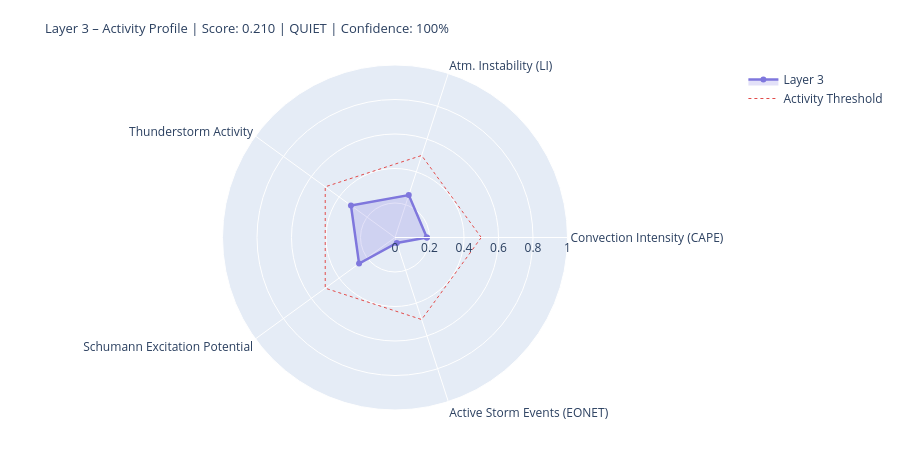

The notebook cell this image was saved under:
### Markdown cell above
---
## 4. State Assessment & Handoff to Layer 4/5

### Code cell
# ============================================================
# LAYER-3-SCORE
# Five dynamic components
# ============================================================

def norm(v, lo, hi):
    if v is None or (isinstance(v, float) and math.isnan(v)): return None
    return round(max(0.0, min(1.0, (v - lo) / (hi - lo))), 4)

# --- 1) Convection intensity (global CAPE mean) ---
cape_mean = df_atm['cape'].dropna().mean() if not df_atm.empty else None
conv_score = norm(cape_mean, 0, 3000)
conv_src   = 'primary' if cape_mean is not None else 'missing'

# --- 2) Atmospheric instability (LI mean) ---
li_mean   = df_atm['li'].dropna().mean() if not df_atm.empty else None
# Negative LI = unstable → higher score
instab_score = norm(-li_mean if li_mean is not None else None, -6, 6)
instab_src   = 'primary' if li_mean is not None else 'missing'

# --- 3) Thunderstorm activity (mean thunder score + WMO count) ---
thunder_mean = df_atm['thunder_score'].mean() if not df_atm.empty else None
n_thunder    = int(df_atm['thunderstorm'].sum()) if not df_atm.empty else 0
thunder_score_val = norm(
    (thunder_mean or 0) * 0.7 + n_thunder * 0.1, 0, 1.0
) if thunder_mean is not None else None
thunder_src = 'primary'

# --- 4) Schumann excitation potential (weighted Schumann contribution) ---
schumann_pot = df_atm['schumann_contribution'].mean() if not df_atm.empty else None
# Boosted by Layer-2 thunderstorm trigger
if schumann_pot is not None and l2_thunder:
    schumann_pot = min(1.0, schumann_pot * 1.2)
schumann_score = norm(schumann_pot, 0, 1.0) if schumann_pot is not None else None
schumann_src   = 'derived'

# --- 5) Storm activity (NASA EONET) ---
# Distinction: None = data not loaded, 0.0 = loaded but no events
storm_score = None
storm_src   = 'missing'
if raw.get('storms') is not None:          # API reached successfully
    storm_score = norm(len(storm_events), 0, 30) if storm_events else 0.0
    storm_src   = 'primary'

# X-Ray and Kp: context only, not in dynamic score
# (X-Ray = Layer-0/4 driver; Kp = geomagnetic index, not a lightning proxy)
xray_context = None
if raw.get('xray'):
    df_xc = pd.DataFrame(raw['xray'])
    fc = next((c for c in df_xc.columns
               if any(k in c.lower() for k in ['flux','long']) and 'time' not in c.lower()),
              df_xc.columns[1])
    df_xc[fc] = pd.to_numeric(df_xc[fc], errors='coerce')
    xray_last = df_xc[fc].dropna().iloc[-1] if not df_xc[fc].dropna().empty else None
    if xray_last:
        xray_class = ('X' if xray_last>=1e-4 else 'M' if xray_last>=1e-5
                      else 'C' if xray_last>=1e-6 else 'B')
        xray_context = {'flux': float(xray_last), 'class': xray_class}
        print(f'X-Ray context: {xray_class}-class ({xray_last:.2e} W/m²)')

# --- Aggregate ---
COMPONENTS = {
    'Convection Intensity (CAPE)':  {'score': conv_score,       'source': conv_src,    'dynamic': True},
    'Atm. Instability (LI)':         {'score': instab_score,     'source': instab_src,  'dynamic': True},
    'Thunderstorm Activity':              {'score': thunder_score_val, 'source': thunder_src, 'dynamic': True},
    'Schumann Excitation Potential':   {'score': schumann_score,   'source': schumann_src,'dynamic': True},
    'Active Storm Events (EONET)': {'score': storm_score,      'source': storm_src,   'dynamic': True},
}

available   = {k: v['score'] for k, v in COMPONENTS.items() if v['score'] is not None}
unavailable = [k for k, v in COMPONENTS.items() if v['score'] is None]
layer3_score = round(sum(available.values()) / len(available), 4) if available else None
confidence   = round(len(available) / len(COMPONENTS), 2)
level = ('unknown' if layer3_score is None
         else 'quiet'   if layer3_score < 0.3
         else 'moderate' if layer3_score < 0.6
         else 'active')
dominant_l3 = max(available, key=available.get) if available else 'none'

# --- Ausgabe ---
W = 68
print('=' * W)
print('LAYER 3 – ATMOSPHERE / WEATHER / THUNDERSTORMS – STATE ASSESSMENT')
print('=' * W)
for name, comp in COMPONENTS.items():
    s = comp['score']
    if s is not None:
        bar = '█' * int(s * 20) + '░' * (20 - int(s * 20))
        print(f'  {name:<36} {bar}  {s:.3f}  [{comp["source"]}]')
    else:
        print(f'  {name:<36} {"─" * 20}  n/a   [missing]')
print('-' * W)
print(f'  Score:        {layer3_score:.3f}  ({len(available)}/{len(COMPONENTS)} components)')
print(f'  Confidence:   {confidence:.0%}')
print(f'  Level:        {level.upper()}')
print(f'  Dominant:     {dominant_l3}')
print(f'  CAPE mean:    {cape_mean:.0f} J/kg' if cape_mean else '  CAPE mean:    n/a')
print(f'  LI mean:      {li_mean:.1f} K' if li_mean is not None else '  LI mean:      n/a')
print(f'  Thunderstorms:{n_thunder} points (WMO)  +  {len(storm_events)} NASA EONET')
print('=' * W)

# Radar
cats   = list(available.keys())
vals_r = list(available.values())
if len(cats) >= 3:
    fig = go.Figure()
    fig.add_trace(go.Scatterpolar(
        r=vals_r + [vals_r[0]], theta=cats + [cats[0]],
        fill='toself', fillcolor='rgba(127,119,221,0.22)',
        line=dict(color='#7F77DD', width=2.5), name='Layer 3'
    ))
    fig.add_trace(go.Scatterpolar(
        r=[0.5] * (len(cats)+1), theta=cats + [cats[0]],
        line=dict(color='#E24B4A', dash='dot', width=1),
        mode='lines', name='Activity Threshold'
    ))
    fig.update_layout(
        title=dict(
            text=f'Layer 3 – Activity Profile | Score: {layer3_score:.3f} | {level.upper()} | Confidence: {confidence:.0%}',
            font=dict(size=13)
        ),
        polar=dict(radialaxis=dict(visible=True, range=[0, 1])),
        height=450, showlegend=True,
        margin=dict(l=60, r=60, t=65, b=40)
    )
    fig.show()

### Figure 1 — Plotly figure (JSON) as saved in the notebook; plotly's stock layout.template omitted (floating-point values rounded to 4 significant figures)
{"data": [{"fill": "toself", "fillcolor": "rgba(127,119,221,0.22)", "line": {"color": "#7F77DD", "width": 2.5}, "name": "Layer 3", "r": [0.1847, 0.2583, 0.3156, 0.2574, 0.0333, 0.1847], "theta": ["Convection Intensity (CAPE)", "Atm. Instability (LI)", "Thunderstorm Activity", "Schumann Excitation Potential", "Active Storm Events (EONET)", "Convection Intensity (CAPE)"], "type": "scatterpolar"}, {"line": {"color": "#E24B4A", "dash": "dot", "width": 1}, "mode": "lines", "name": "Activity Threshold", "r": [0.5, 0.5, 0.5, 0.5, 0.5, 0.5], "theta": ["Convection Intensity (CAPE)", "Atm. Instability (LI)", "Thunderstorm Activity", "Schumann Excitation Potential", "Active Storm Events (EONET)", "Convection Intensity (CAPE)"], "type": "scatterpolar"}], "layout": {"height": 450, "margin": {"b": 40, "l": 60, "r": 60, "t": 65}, "polar": {"radialaxis": {"range": [0, 1], "visible": true}}, "showlegend": true, "title": {"font": {"size": 13}, "text": "Layer 3 – Activity Profile | Score: 0.210 | QUIET | Confidence: 100%"}}}
